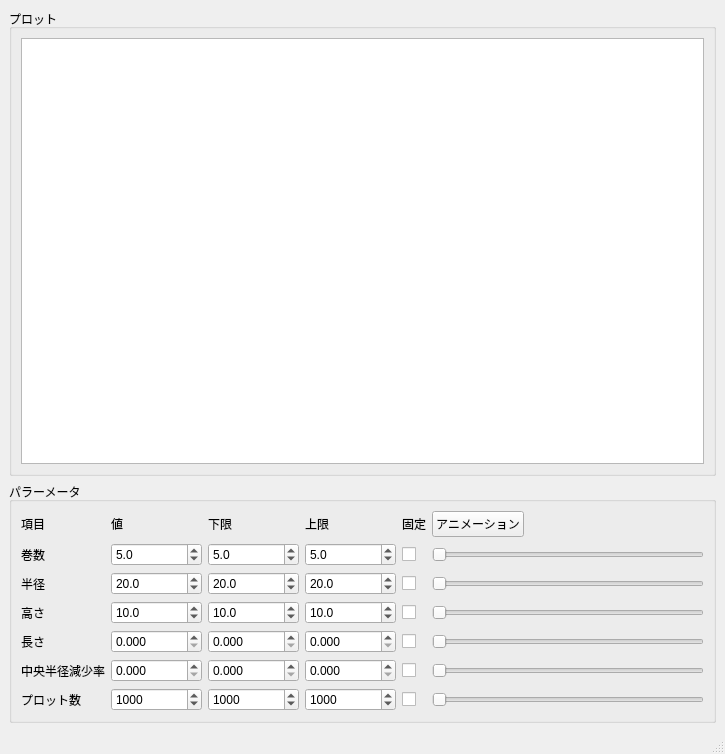
<?xml version="1.0" encoding="UTF-8"?>
<ui version="4.0">
 <class>MainWindow</class>
 <widget class="QMainWindow" name="MainWindow">
  <property name="geometry">
   <rect>
    <x>0</x>
    <y>0</y>
    <width>725</width>
    <height>754</height>
   </rect>
  </property>
  <property name="windowTitle">
   <string>MainWindow</string>
  </property>
  <widget class="QWidget" name="centralwidget">
   <layout class="QVBoxLayout" name="verticalLayout">
    <item>
     <widget class="QGroupBox" name="groupBox">
      <property name="title">
       <string>プロット</string>
      </property>
      <layout class="QVBoxLayout" name="verticalLayout_2">
       <item>
        <widget class="GLViewWidget" name="graphicsView"/>
       </item>
      </layout>
     </widget>
    </item>
    <item>
     <widget class="QGroupBox" name="groupBox_2">
      <property name="title">
       <string>パラーメータ</string>
      </property>
      <layout class="QGridLayout" name="gridLayout">
       <item row="2" column="0">
        <widget class="QLabel" name="label">
         <property name="text">
          <string>巻数</string>
         </property>
        </widget>
       </item>
       <item row="3" column="0">
        <widget class="QLabel" name="label_2">
         <property name="text">
          <string>半径</string>
         </property>
        </widget>
       </item>
       <item row="7" column="0">
        <widget class="QLabel" name="label_5">
         <property name="text">
          <string>プロット数</string>
         </property>
        </widget>
       </item>
       <item row="4" column="0">
        <widget class="QLabel" name="label_3">
         <property name="text">
          <string>高さ</string>
         </property>
        </widget>
       </item>
       <item row="6" column="0">
        <widget class="QLabel" name="label_6">
         <property name="text">
          <string>中央半径減少率</string>
         </property>
        </widget>
       </item>
       <item row="5" column="0">
        <widget class="QLabel" name="label_4">
         <property name="text">
          <string>長さ</string>
         </property>
        </widget>
       </item>
       <item row="4" column="5">
        <widget class="QSlider" name="horizontalSlider_h">
         <property name="orientation">
          <enum>Qt::Horizontal</enum>
         </property>
        </widget>
       </item>
       <item row="3" column="5">
        <widget class="QSlider" name="horizontalSlider_r">
         <property name="orientation">
          <enum>Qt::Horizontal</enum>
         </property>
        </widget>
       </item>
       <item row="7" column="4">
        <widget class="QCheckBox" name="checkBox_6">
         <property name="text">
          <string/>
         </property>
        </widget>
       </item>
       <item row="3" column="4">
        <widget class="QCheckBox" name="checkBox_2">
         <property name="text">
          <string/>
         </property>
        </widget>
       </item>
       <item row="7" column="2">
        <widget class="QDoubleSpinBox" name="doubleSpinBox_plots_l">
         <property name="decimals">
          <number>0</number>
         </property>
         <property name="maximum">
          <double>100000000.000000000000000</double>
         </property>
         <property name="value">
          <double>1000.000000000000000</double>
         </property>
        </widget>
       </item>
       <item row="4" column="2">
        <widget class="QDoubleSpinBox" name="doubleSpinBox_h_l">
         <property name="decimals">
          <number>1</number>
         </property>
         <property name="maximum">
          <double>100000000.000000000000000</double>
         </property>
         <property name="singleStep">
          <double>0.100000000000000</double>
         </property>
         <property name="value">
          <double>10.000000000000000</double>
         </property>
        </widget>
       </item>
       <item row="4" column="4">
        <widget class="QCheckBox" name="checkBox_3">
         <property name="text">
          <string/>
         </property>
        </widget>
       </item>
       <item row="6" column="2">
        <widget class="QDoubleSpinBox" name="doubleSpinBox_rrc_l">
         <property name="decimals">
          <number>3</number>
         </property>
         <property name="maximum">
          <double>1.000000000000000</double>
         </property>
         <property name="singleStep">
          <double>0.001000000000000</double>
         </property>
        </widget>
       </item>
       <item row="5" column="2">
        <widget class="QDoubleSpinBox" name="doubleSpinBox_l_l">
         <property name="decimals">
          <number>3</number>
         </property>
         <property name="maximum">
          <double>100000000.000000000000000</double>
         </property>
         <property name="singleStep">
          <double>0.001000000000000</double>
         </property>
        </widget>
       </item>
       <item row="3" column="3">
        <widget class="QDoubleSpinBox" name="doubleSpinBox_r_u">
         <property name="decimals">
          <number>1</number>
         </property>
         <property name="maximum">
          <double>100000000.000000000000000</double>
         </property>
         <property name="singleStep">
          <double>0.100000000000000</double>
         </property>
         <property name="value">
          <double>20.000000000000000</double>
         </property>
        </widget>
       </item>
       <item row="5" column="4">
        <widget class="QCheckBox" name="checkBox_4">
         <property name="text">
          <string/>
         </property>
        </widget>
       </item>
       <item row="5" column="3">
        <widget class="QDoubleSpinBox" name="doubleSpinBox_l_u">
         <property name="decimals">
          <number>3</number>
         </property>
         <property name="maximum">
          <double>100000000.000000000000000</double>
         </property>
         <property name="singleStep">
          <double>0.001000000000000</double>
         </property>
        </widget>
       </item>
       <item row="6" column="4">
        <widget class="QCheckBox" name="checkBox_5">
         <property name="text">
          <string/>
         </property>
        </widget>
       </item>
       <item row="4" column="3">
        <widget class="QDoubleSpinBox" name="doubleSpinBox_h_u">
         <property name="decimals">
          <number>1</number>
         </property>
         <property name="maximum">
          <double>100000000.000000000000000</double>
         </property>
         <property name="singleStep">
          <double>0.100000000000000</double>
         </property>
         <property name="value">
          <double>10.000000000000000</double>
         </property>
        </widget>
       </item>
       <item row="7" column="3">
        <widget class="QDoubleSpinBox" name="doubleSpinBox_plots_u">
         <property name="decimals">
          <number>0</number>
         </property>
         <property name="maximum">
          <double>100000000.000000000000000</double>
         </property>
         <property name="value">
          <double>1000.000000000000000</double>
         </property>
        </widget>
       </item>
       <item row="6" column="3">
        <widget class="QDoubleSpinBox" name="doubleSpinBox_rrc_u">
         <property name="decimals">
          <number>3</number>
         </property>
         <property name="maximum">
          <double>1.000000000000000</double>
         </property>
         <property name="singleStep">
          <double>0.001000000000000</double>
         </property>
        </widget>
       </item>
       <item row="6" column="1">
        <widget class="QDoubleSpinBox" name="doubleSpinBox_rrc_v">
         <property name="decimals">
          <number>3</number>
         </property>
         <property name="maximum">
          <double>1.000000000000000</double>
         </property>
         <property name="singleStep">
          <double>0.001000000000000</double>
         </property>
        </widget>
       </item>
       <item row="3" column="2">
        <widget class="QDoubleSpinBox" name="doubleSpinBox_r_l">
         <property name="decimals">
          <number>1</number>
         </property>
         <property name="maximum">
          <double>100000000.000000000000000</double>
         </property>
         <property name="singleStep">
          <double>0.100000000000000</double>
         </property>
         <property name="value">
          <double>20.000000000000000</double>
         </property>
        </widget>
       </item>
       <item row="1" column="3">
        <widget class="QLabel" name="label_8">
         <property name="text">
          <string>上限</string>
         </property>
        </widget>
       </item>
       <item row="1" column="0">
        <widget class="QLabel" name="label_10">
         <property name="text">
          <string>項目</string>
         </property>
        </widget>
       </item>
       <item row="1" column="2">
        <widget class="QLabel" name="label_7">
         <property name="minimumSize">
          <size>
           <width>0</width>
           <height>24</height>
          </size>
         </property>
         <property name="text">
          <string>下限</string>
         </property>
        </widget>
       </item>
       <item row="1" column="1">
        <widget class="QLabel" name="label_12">
         <property name="text">
          <string>値</string>
         </property>
        </widget>
       </item>
       <item row="2" column="1">
        <widget class="QDoubleSpinBox" name="doubleSpinBox_n_v">
         <property name="decimals">
          <number>1</number>
         </property>
         <property name="maximum">
          <double>100000000.000000000000000</double>
         </property>
         <property name="singleStep">
          <double>0.100000000000000</double>
         </property>
         <property name="value">
          <double>5.000000000000000</double>
         </property>
        </widget>
       </item>
       <item row="2" column="3">
        <widget class="QDoubleSpinBox" name="doubleSpinBox_n_u">
         <property name="decimals">
          <number>1</number>
         </property>
         <property name="maximum">
          <double>100000000.000000000000000</double>
         </property>
         <property name="singleStep">
          <double>0.100000000000000</double>
         </property>
         <property name="value">
          <double>5.000000000000000</double>
         </property>
        </widget>
       </item>
       <item row="7" column="1">
        <widget class="QDoubleSpinBox" name="doubleSpinBox_plots_v">
         <property name="decimals">
          <number>0</number>
         </property>
         <property name="maximum">
          <double>100000000.000000000000000</double>
         </property>
         <property name="value">
          <double>1000.000000000000000</double>
         </property>
        </widget>
       </item>
       <item row="2" column="5">
        <widget class="QSlider" name="horizontalSlider_n">
         <property name="orientation">
          <enum>Qt::Horizontal</enum>
         </property>
        </widget>
       </item>
       <item row="2" column="4">
        <widget class="QCheckBox" name="checkBox">
         <property name="text">
          <string/>
         </property>
        </widget>
       </item>
       <item row="3" column="1">
        <widget class="QDoubleSpinBox" name="doubleSpinBox_r_v">
         <property name="decimals">
          <number>1</number>
         </property>
         <property name="maximum">
          <double>100000000.000000000000000</double>
         </property>
         <property name="singleStep">
          <double>0.100000000000000</double>
         </property>
         <property name="value">
          <double>20.000000000000000</double>
         </property>
        </widget>
       </item>
       <item row="2" column="2">
        <widget class="QDoubleSpinBox" name="doubleSpinBox_n_l">
         <property name="decimals">
          <number>1</number>
         </property>
         <property name="maximum">
          <double>100000000.000000000000000</double>
         </property>
         <property name="singleStep">
          <double>0.100000000000000</double>
         </property>
         <property name="value">
          <double>5.000000000000000</double>
         </property>
        </widget>
       </item>
       <item row="1" column="4">
        <widget class="QLabel" name="label_9">
         <property name="text">
          <string>固定</string>
         </property>
        </widget>
       </item>
       <item row="5" column="1">
        <widget class="QDoubleSpinBox" name="doubleSpinBox_l_v">
         <property name="decimals">
          <number>3</number>
         </property>
         <property name="maximum">
          <double>100000000.000000000000000</double>
         </property>
         <property name="singleStep">
          <double>0.001000000000000</double>
         </property>
        </widget>
       </item>
       <item row="4" column="1">
        <widget class="QDoubleSpinBox" name="doubleSpinBox_h_v">
         <property name="decimals">
          <number>1</number>
         </property>
         <property name="maximum">
          <double>100000000.000000000000000</double>
         </property>
         <property name="singleStep">
          <double>0.100000000000000</double>
         </property>
         <property name="value">
          <double>10.000000000000000</double>
         </property>
        </widget>
       </item>
       <item row="6" column="5">
        <widget class="QSlider" name="horizontalSlider_rrc">
         <property name="orientation">
          <enum>Qt::Horizontal</enum>
         </property>
        </widget>
       </item>
       <item row="7" column="5">
        <widget class="QSlider" name="horizontalSlider_plots">
         <property name="orientation">
          <enum>Qt::Horizontal</enum>
         </property>
        </widget>
       </item>
       <item row="5" column="5">
        <widget class="QSlider" name="horizontalSlider_l">
         <property name="orientation">
          <enum>Qt::Horizontal</enum>
         </property>
        </widget>
       </item>
       <item row="1" column="5">
        <layout class="QHBoxLayout" name="horizontalLayout">
         <item>
          <widget class="QPushButton" name="pushButton_animarion">
           <property name="text">
            <string>アニメーション</string>
           </property>
          </widget>
         </item>
         <item>
          <spacer name="horizontalSpacer">
           <property name="orientation">
            <enum>Qt::Horizontal</enum>
           </property>
           <property name="sizeHint" stdset="0">
            <size>
             <width>40</width>
             <height>20</height>
            </size>
           </property>
          </spacer>
         </item>
        </layout>
       </item>
      </layout>
     </widget>
    </item>
   </layout>
  </widget>
  <widget class="QMenuBar" name="menubar">
   <property name="geometry">
    <rect>
     <x>0</x>
     <y>0</y>
     <width>725</width>
     <height>21</height>
    </rect>
   </property>
  </widget>
  <widget class="QStatusBar" name="statusbar"/>
 </widget>
 <customwidgets>
  <customwidget>
   <class>GLViewWidget</class>
   <extends>QGraphicsView</extends>
   <header location="global">pyqtgraph.opengl</header>
  </customwidget>
 </customwidgets>
 <resources/>
 <connections/>
</ui>
